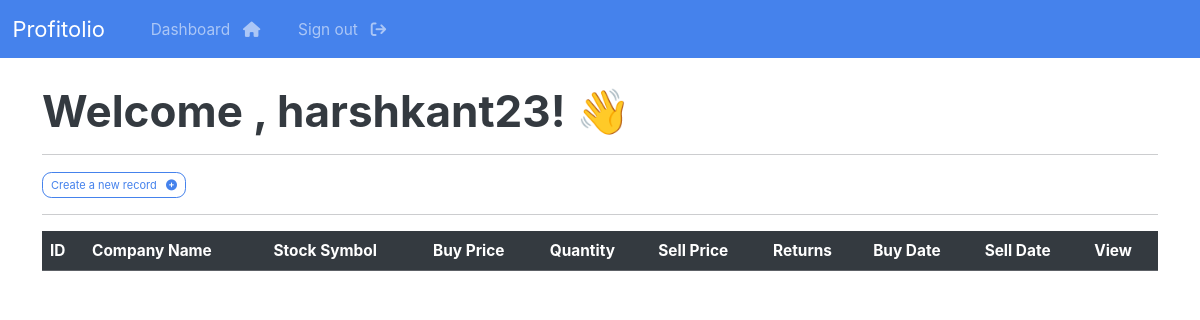
/dashboard (signed in), run on an earlier commit of the app's database.
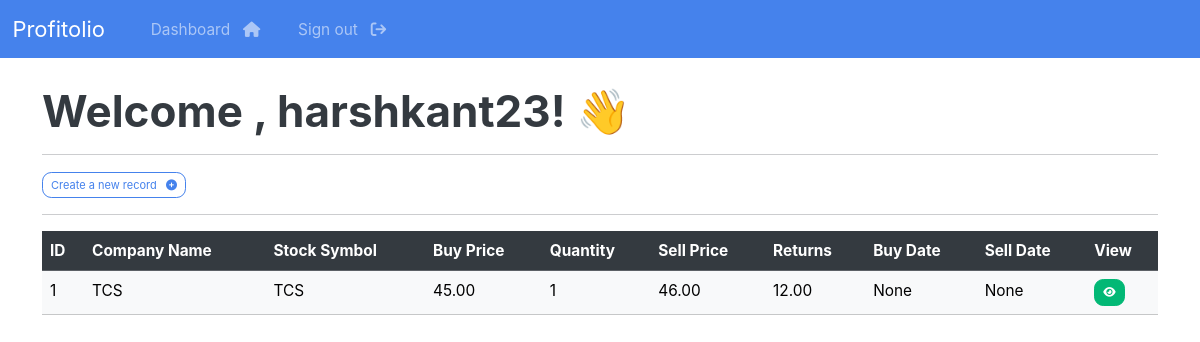
And on a later commit of the database.
### profitolio/models.py (models this page shows, shortened)
class Record(models.Model):
    creation_date = models.DateTimeField(auto_now_add=True)
    company_name = models.CharField(max_length=100, null = True)
    stock_symbol = models.CharField(max_length=100, null = True)
    buy_price = models.DecimalField(max_digits = 20, decimal_places = 2, null = True)
    quantity = models.PositiveIntegerField(null = True)
    sell_price = models.DecimalField(max_digits = 20, decimal_places = 2, null = True)
    returns = models.DecimalField(max_digits = 20, decimal_places = 2, null = True, blank = True)
    buy_date = models.DateField( null = True)
    sell_date = models.DateField(null = True)

### profitolio/views.py (the view)
# urls.py: path('dashboard', views.dashboard, name = "dashboard"),
@login_required(login_url='my-login')
def dashboard(request):
    my_records = Record.objects.all()
    context = {'records': my_records}
    return render(request, 'profitolio/dashboard.html', context = context)

### profitolio/templates/profitolio/dashboard.html
{% extends 'profitolio/base.html' %}
{% block content %}
    <h1>Welcome , {{user}}! 👋</h1>
    <hr>
    <a class = "btn btn-outline-primary btn-sm" href = "{% url 'create-record' %}">
        Create a new record &nbsp; <i class="fa fa-plus-circle" aria-hidden="true"></i>
    </a>
    <hr>
    <table class = "table table-light table-hover">
        <thead class = "table-dark">
            <tr>
                <th scope = "col"> ID </th>
                <th scope = "col"> Company Name </th>
                <th scope = "col"> Stock Symbol </th>
                <th scope = "col"> Buy Price </th>
                <th scope = "col"> Quantity </th>
                <th scope = "col"> Sell Price </th>
                <th scope = "col"> Returns </th>
                <th scope = "col"> Buy Date </th>
                <th scope = "col"> Sell Date </th>
                <th scope = "col"> View </th>
            </tr>
        <tbody>
        {% if records %}
            {% for record in records %}
                <tr>
                    <td> {{record.id}}</td>
                    <td> {{record.company_name}}</td>
                    <td> {{record.stock_symbol}}</td>
                    <td> {{record.buy_price}}</td>
                    <td> {{record.quantity}}</td>
                    <td> {{record.sell_price}}</td>
                    <td> {{record.returns|floatformat:2}}</td>
                    <td> {{record.buy_date}}</td>
                    <td> {{record.sell_date}}</td>
                    <td>   <a class="btn btn-success btn-sm" href="{% url 'record' record.id %}"> <i class="fa fa-eye" aria-hidden="true"></i></a> </td>
                </tr>
            {% endfor %}
        {% endif %}
        </tbody>
        </thead>
    </table>
{% endblock %}

What changed in the data, as far as the page shows it:
added Record: id "1", company_name "TCS", stock_symbol "TCS", buy_price "45.00", quantity "1", sell_price "46.00", returns "12.00", buy_date "None", sell_date "None"
